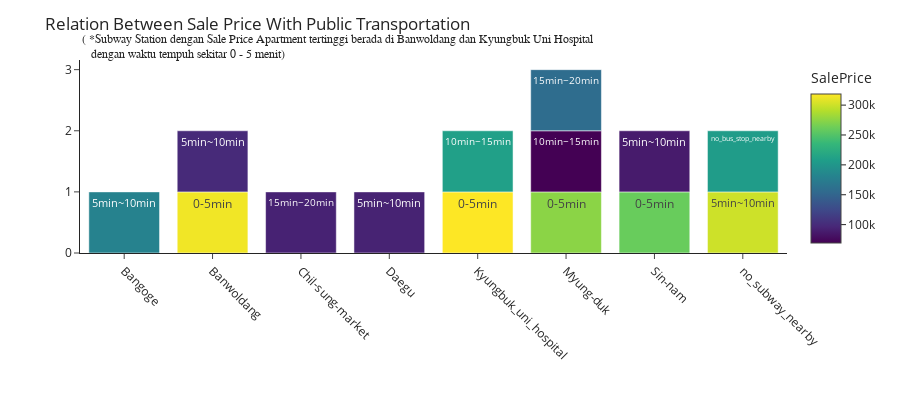

Write notebook code for a chart like this one.
### Markdown cell above
**Banwoldang** **SubwayStation** memiliki nilai median **SalePrice** apartment yang paling tinggi dibanding **SubwayStation** yang lain. Hal ini menunjukkan bahwa **Banwoldang SubwayStation** mungkin berlokasi di daerah yang lebih premium atau strategis, yang membuat properti di sekitar stasiun ini memiliki nilai lebih tinggi.

### Code cell
fig = px.bar(df.groupby(['SubwayStation', 'TimeToSubway'])[['SalePrice']].median().reset_index(),
             x="SubwayStation", 
             color="SalePrice", 
             text="TimeToSubway",
             template="simple_white"
             )

annotations = []
annotations.append(dict(xref='paper', yref='paper',
                        x=0.0, y=1.15,
                        text='( *Subway Station dengan Sale Price Apartment tertinggi berada di Banwoldang dan Kyungbuk Uni Hospital\n',
                             font=dict(family='Arial', size=12),
                        showarrow=False))
annotations.append(dict(xref='paper', yref='paper',
                        x=0.0, y=1.07,
                        text='   dengan waktu tempuh sekitar 0 - 5 menit)',
                             font=dict(family='Arial', size=12),
                        showarrow=False))


# Update layout to set proper titles and axis labels
fig.update_layout(
    title_text="Relation Between Sale Price With Public Transportation",
    xaxis_title=" ",
    yaxis_title=" ",
    showlegend=False,
    width=900,
    height=400,
    template="simple_white"
)

fig.update_layout(annotations=annotations, barmode='group', xaxis_tickangle=45)
fig.show()

### Figure 1 — Plotly figure (JSON) as saved in the notebook; plotly's stock layout.template omitted (floating-point values rounded to 4 significant figures)
{"data": [{"alignmentgroup": "True", "hovertemplate": "SubwayStation=%{x}<br>count=%{y}<br>TimeToSubway=%{text}<br>SalePrice=%{marker.color}<extra></extra>", "legendgroup": "", "marker": {"color": [179867, 314159, 98938, 92920, 93141, 318584, 209734, 274336, 69250.0, 157964, 260176, 87610, 300000.0, 205345], "coloraxis": "coloraxis", "pattern": {"shape": ""}}, "name": "", "offsetgroup": "", "orientation": "v", "showlegend": false, "text": ["5min~10min", "0-5min", "5min~10min", "15min~20min", "5min~10min", "0-5min", "10min~15min", "0-5min", "10min~15min", "15min~20min", "0-5min", "5min~10min", "5min~10min", "no_bus_stop_nearby"], "textposition": "auto", "type": "bar", "x": ["Bangoge", "Banwoldang", "Banwoldang", "Chil-sung-market", "Daegu", "Kyungbuk_uni_hospital", "Kyungbuk_uni_hospital", "Myung-duk", "Myung-duk", "Myung-duk", "Sin-nam", "Sin-nam", "no_subway_nearby", "no_subway_nearby"], "xaxis": "x", "y": [1, 1, 1, 1, 1, 1, 1, 1, 1, 1, 1, 1, 1, 1], "yaxis": "y"}], "layout": {"annotations": [{"font": {"family": "Arial", "size": 12}, "showarrow": false, "text": "( *Subway Station dengan Sale Price Apartment tertinggi berada di Banwoldang dan Kyungbuk Uni Hospital\n", "x": 0, "xref": "paper", "y": 1.15, "yref": "paper"}, {"font": {"family": "Arial", "size": 12}, "showarrow": false, "text": "   dengan waktu tempuh sekitar 0 - 5 menit)", "x": 0, "xref": "paper", "y": 1.07, "yref": "paper"}], "barmode": "group", "coloraxis": {"colorbar": {"title": {"text": "SalePrice"}}, "colorscale": [[0, "#440154"], [0.1111, "#482878"], [0.2222, "#3e4989"], [0.3333, "#31688e"], [0.4444, "#26828e"], [0.5556, "#1f9e89"], [0.6667, "#35b779"], [0.7778, "#6ece58"], [0.8889, "#b5de2b"], [1, "#fde725"]]}, "height": 400, "legend": {"tracegroupgap": 0}, "margin": {"t": 60}, "showlegend": false, "title": {"text": "Relation Between Sale Price With Public Transportation"}, "width": 900, "xaxis": {"anchor": "y", "domain": [0, 1], "tickangle": 45, "title": {"text": " "}}, "yaxis": {"anchor": "x", "domain": [0, 1], "title": {"text": " "}}}}
